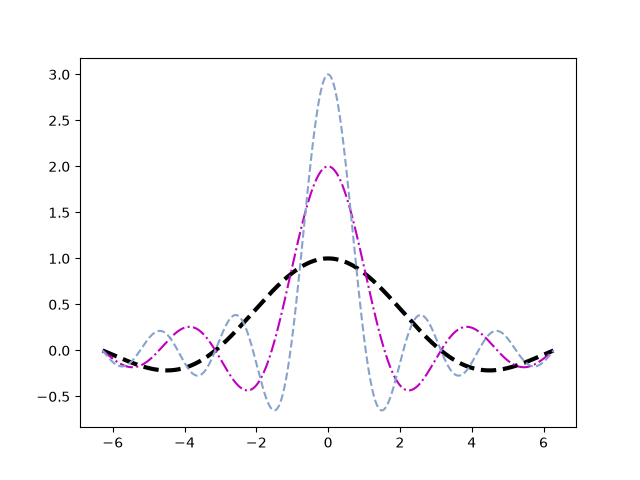

Python code for this plot:
import matplotlib.pyplot as plt 
import numpy as np 

x = np.arange(-2*np.pi, 2*np.pi, 0.01)
y = np.sin(x)/x 
y2 = np.sin(2*x)/x 
y3 = np.sin(3*x)/x 
plt.plot(x,y, 'k--', linewidth=3)
plt.plot(x,y2, 'm-.')
plt.plot(x,y3, color='#87a3cc', linestyle='--')
plt.show() 
